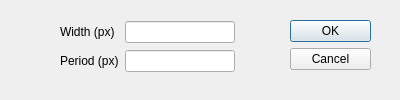
<?xml version="1.0" encoding="UTF-8"?>
<ui version="4.0">
 <class>Dialog_noiseband_vertical</class>
 <widget class="QDialog" name="Dialog_noiseband_vertical">
  <property name="geometry">
   <rect>
    <x>0</x>
    <y>0</y>
    <width>400</width>
    <height>100</height>
   </rect>
  </property>
  <property name="sizePolicy">
   <sizepolicy hsizetype="Fixed" vsizetype="Fixed">
    <horstretch>0</horstretch>
    <verstretch>0</verstretch>
   </sizepolicy>
  </property>
  <property name="minimumSize">
   <size>
    <width>400</width>
    <height>100</height>
   </size>
  </property>
  <property name="maximumSize">
   <size>
    <width>400</width>
    <height>100</height>
   </size>
  </property>
  <property name="windowTitle">
   <string>Vertical Noise Bands</string>
  </property>
  <widget class="QDialogButtonBox" name="buttonBox">
   <property name="geometry">
    <rect>
     <x>290</x>
     <y>20</y>
     <width>81</width>
     <height>241</height>
    </rect>
   </property>
   <property name="orientation">
    <enum>Qt::Vertical</enum>
   </property>
   <property name="standardButtons">
    <set>QDialogButtonBox::Cancel|QDialogButtonBox::Ok</set>
   </property>
  </widget>
  <widget class="QWidget" name="">
   <property name="geometry">
    <rect>
     <x>60</x>
     <y>20</y>
     <width>175</width>
     <height>55</height>
    </rect>
   </property>
   <layout class="QGridLayout" name="gridLayout">
    <item row="0" column="0">
     <widget class="QLabel" name="label">
      <property name="text">
       <string>Width (px)</string>
      </property>
     </widget>
    </item>
    <item row="0" column="1">
     <widget class="QLineEdit" name="lineEdit_width"/>
    </item>
    <item row="1" column="0">
     <widget class="QLabel" name="label_2">
      <property name="text">
       <string>Period (px)</string>
      </property>
     </widget>
    </item>
    <item row="1" column="1">
     <widget class="QLineEdit" name="lineEdit__period"/>
    </item>
   </layout>
  </widget>
 </widget>
 <resources/>
 <connections>
  <connection>
   <sender>buttonBox</sender>
   <signal>accepted()</signal>
   <receiver>Dialog_noiseband_vertical</receiver>
   <slot>accept()</slot>
   <hints>
    <hint type="sourcelabel">
     <x>248</x>
     <y>254</y>
    </hint>
    <hint type="destinationlabel">
     <x>157</x>
     <y>274</y>
    </hint>
   </hints>
  </connection>
  <connection>
   <sender>buttonBox</sender>
   <signal>rejected()</signal>
   <receiver>Dialog_noiseband_vertical</receiver>
   <slot>reject()</slot>
   <hints>
    <hint type="sourcelabel">
     <x>316</x>
     <y>260</y>
    </hint>
    <hint type="destinationlabel">
     <x>286</x>
     <y>274</y>
    </hint>
   </hints>
  </connection>
 </connections>
</ui>
